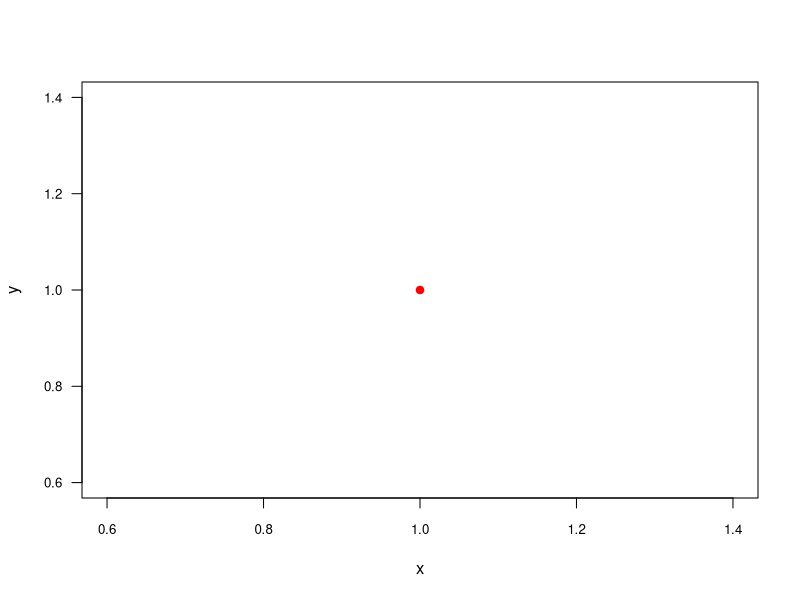

Source code (R):
## ---- chunk 1

## ---- chunk 2
vec.a <- c(1, 2, 3, 4)
vec.a * 2
## ---- chunk 3
for (i in vec.a) {
  vec.a[i] <- vec.a[i] * 2
}

vec.a
## ---- chunk 4
vec <- c(1:1e6)
ptm <- proc.time()
vec <- vec + 1
proc.time() - ptm # vectorized
## ---- chunk 5
vec <- c(1:1e6)
ptm <- proc.time()
for (i in vec) {
  vec[i] <- vec[i] + 1
}
proc.time() - ptm # for-loop
## ---- chunk 6
X <- matrix(1:1000000, nrow = 100000, ncol = 10)
for.sum <- vector()
# Note that this loop is much faster if you outside the loop create an empty vector of the right size.
# rwmeans <- vector('integer', 100000)
for (i in 1:nrow(X)) {
    for.sum[i] <- sum(X[i,])
}
head(for.sum)

app.sum <- apply(X, MARGIN = 1, sum)
head(app.sum)

rowSums.sum <- rowSums(X)
head(rowSums.sum)

identical(for.sum, app.sum)
identical(for.sum, rowSums.sum)
identical(for.sum, as.integer(rowSums.sum))
## ---- chunk 7
x <- 1
while.sum <- vector("integer", 100000)
while (x < 100000) {
  while.sum[x] <- sum(X[x,])
  x <- x + 1
}
head(while.sum)
## ---- chunk 8
vector1 <- 1:10
vector2 <- c("Odd", "Loop", letters[1:8])
vector3 <- rnorm(10, sd = 10)
dfr1 <- data.frame(vector1, vector2, vector3, stringsAsFactors = FALSE)
sum.vec <- vector()
for(i in 1:ncol(dfr1)) {
  if (is.numeric(dfr1[,i])) {
      sum.vec[i] <- sum(dfr1[,i])
  } 
  if (is.character(dfr1[,i])) {
      sum.vec[i] <- sum(nchar(dfr1[,i]))
  }
}
sum.vec
## ---- chunk 9

sum.vec <- vector()
for(i in 1:ncol(dfr1)) {
  if (is.numeric(dfr1[,i])) {
      sum.vec[i] <- sum(dfr1[,i])
  } else {
      sum.vec[i] <- sum(nchar(dfr1[,i]))
  }
}
sum.vec
## ---- chunk 10
dfr.info <- function(dfr) {
  sum.vec <- vector()
  for (i in 1:ncol(dfr)) {
  	if (is.numeric(dfr[,i])) {
  		sum.vec[i] <- sum(dfr[,i])
  	} else {
  		sum.vec[i] <- sum(nchar(dfr[,i]))
  	}
  }
  sum.vec
}
#Execute the function

dfr.info(dfr1)
## ---- chunk 11
vector1 <- 1:10
vector2 <- c("Odd", "Loop", letters[1:8])
vector3 <- c(TRUE, FALSE, TRUE, TRUE, FALSE, TRUE, FALSE, TRUE, TRUE, FALSE)
dfr2 <- data.frame(vector1, vector2, vector3, stringsAsFactors = FALSE)
sum.vec <- vector()
for(i in 1:ncol(dfr2)) {
  if (is.numeric(dfr2[,i])) {
      sum.vec[i] <- sum(dfr2[,i])
  } else if (is.logical(dfr2[,i])) {
      sum.vec[i] <- sum(dfr2[,i])
  } else {
      sum.vec[i]<-sum(nchar(dfr2[,i]))
  }
}
sum.vec
## ---- chunk 12
switch.demo <- function(x) {
  switch(class(x),
         logical = cat('logical\n'),
         numeric = cat('Numeric\n'),
         factor = cat('Factor\n'),
         cat('Undefined\n')
         )
}
switch.demo(x=TRUE)
switch.demo(x=15)
switch.demo(x=factor('a'))
switch.demo(data.frame())
## ---- chunk 13
my.plot <- function(x, y) { # Passing downstrem
  plot(x, y, las=1, cex.axis=.8, ...)
}
formals(my.plot) <- c(formals(my.plot), alist(... = ))
my.plot(1, 1, col='red', pch=19)
## ---- chunk 14
`%p%` <- function(x, y) {
  paste(x,y)
}
'a' %p% 'b'
